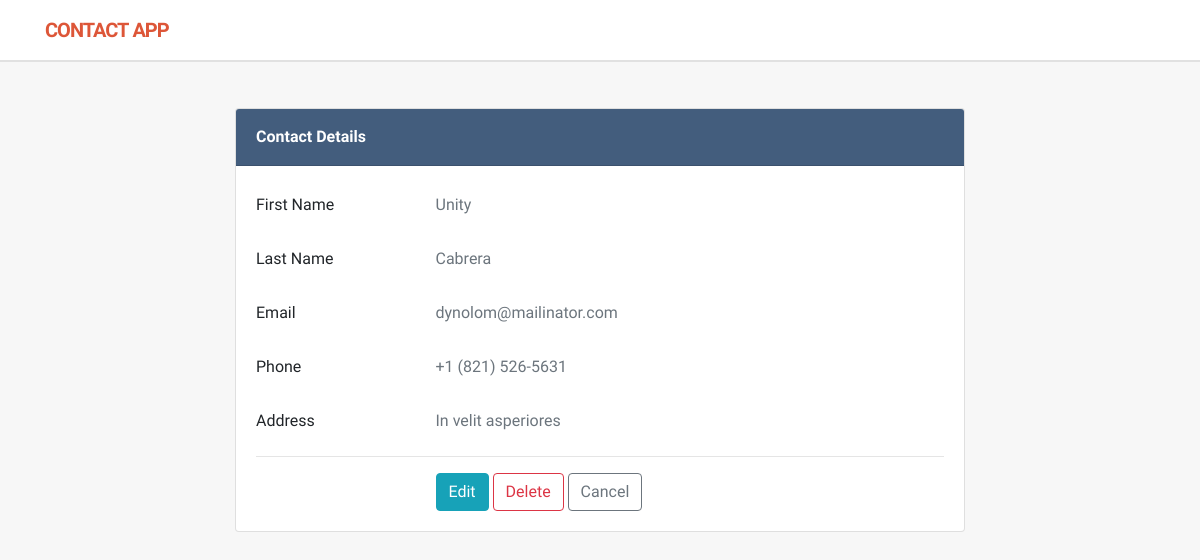
Screenshot of /show-contact/6 with the database file from the repository.
### contactapp/models.py (models this page shows, shortened)
class Contact(models.Model):
    first_name = models.CharField(max_length=50)
    last_name = models.CharField(max_length=50)
    email = models.EmailField(unique=True)
    phone = models.CharField(max_length=15)
    address = models.CharField(max_length=120)
    class Meta:
        ordering = ['id'] #Ascending

### contactapp/views.py (the view)
# urls.py: path('show-contact/<int:id>',views.show_contact, name='show-contact'),
def show_contact(request,id):
    contact = get_object_or_404(Contact,pk=id)
    return render(request,'view_contact.html',{'contact':contact})

### templates/view_contact.html (shortened to what this page needs)
{% load static %}
<!DOCTYPE html>
<html lang="en">
<head>
  <link href="https://cdnjs.cloudflare.com/ajax/libs/font-awesome/4.7.0/css/font-awesome.min.css" rel="stylesheet">
  <link href="{% static 'css/bootstrap.min.css' %}" rel="stylesheet">
  <link href="{% static 'css/custom.css' %}" rel="stylesheet">
</head>
<body>
  <nav class="navbar navbar-expand-lg navbar-light">
    <div class="container">
      <a class="navbar-brand text-uppercase" href="{% url 'home' %}">
        <strong>Contact</strong> App
      </a>
    </div>
  </nav>
  <main class="py-5">
    <div class="container">
      <div class="row justify-content-md-center">
        <div class="col-md-8">
          <div class="card">
            <div class="card-header card-title">
              <strong>Contact Details</strong>
            </div>
            <div class="card-body">
              <div class="row">
                <div class="col-md-12">
                  <div class="form-group row">
                    <label for="first_name" class="col-md-3 col-form-label">First Name</label>
                    <div class="col-md-9">
                      <p class="form-control-plaintext text-muted">{{ contact.first_name }}</p>
                    </div>
                  </div>
                  <div class="form-group row">
                    <label for="last_name" class="col-md-3 col-form-label">Last Name</label>
                    <div class="col-md-9">
                      <p class="form-control-plaintext text-muted">{{ contact.last_name }}</p>
                    </div>
                  </div>
                  <div class="form-group row">
                    <label for="email" class="col-md-3 col-form-label">Email</label>
                    <div class="col-md-9">
                      <p class="form-control-plaintext text-muted">{{ contact.email }}</p>
                    </div>
                  </div>
                  <div class="form-group row">
                    <label for="phone" class="col-md-3 col-form-label">Phone</label>
                    <div class="col-md-9">
                      <p class="form-control-plaintext text-muted">{{ contact.phone }}</p>
                    </div>
                  </div>
                  <div class="form-group row">
                    <label for="name" class="col-md-3 col-form-label">Address</label>
                    <div class="col-md-9">
                      <p class="form-control-plaintext text-muted">{{ contact.address }}</p>
                    </div>
                  </div>
                  <hr>
                  <div class="form-group row mb-0">
                    <div class="col-md-9 offset-md-3">
                      <a href="{% url 'edit-contact' contact.id %}" class="btn btn-info">Edit</a>
                      <a href="#" class="btn btn-outline-danger">Delete</a>
                      <a href="{% url 'home' %}" class="btn btn-outline-secondary">Cancel</a>
                    </div>
                  </div>
                </div>
              </div>
            </div>
          </div>
        </div>
      </div>
    </div>
  </main>
</body>
</html>

### static/css/custom.css (style rules this page uses)
body { font-family: 'Varela Round', sans-serif; background-color: #f7f7f7; }
.navbar { background: #fff; -moz-box-shadow: rgba(0, 0, 0, 0.09) 0 2px 0; -webkit-box-shadow: rgba(0, 0, 0, 0.09) 0 2px 0; box-shadow: rgba(0, 0, 0, 0.09) 0 2px 0; padding: 10px 16px; }
.navbar .navbar-brand { font-weight: bold; letter-spacing: -1px; font-size: 20px; color: #dd5638; }
.card-title { color: #fff; background: #435d7d; padding: 16px 20px; }

### rows the page displays
Contact: first_name "Unity", last_name "Cabrera", email "dynolom@mailinator.com", phone "+1 (821) 526-5631", address "In velit asperiores"
